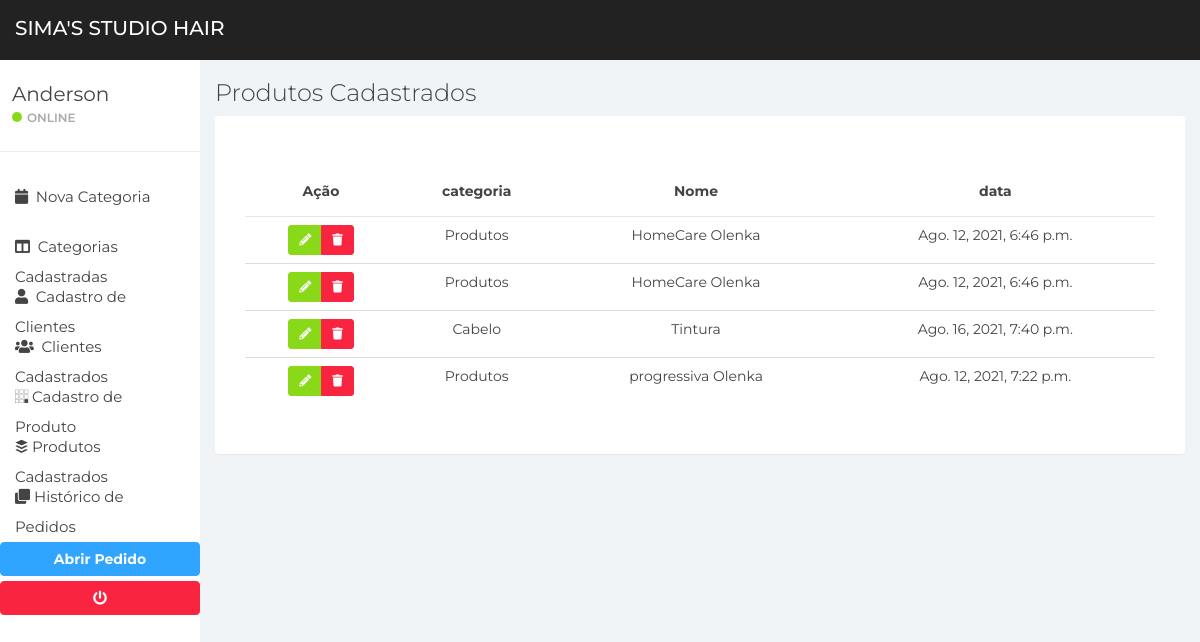
Page /item/list-produto/ on the committed database.
### apps/item/models.py (models this page shows, shortened)
class Item(models.Model):
    loja = models.ForeignKey(to=Store, on_delete=models.DO_NOTHING, blank=True, null=True)
    categoria = models.ForeignKey(to=Category, on_delete=models.DO_NOTHING)
    nome = models.CharField(max_length=200)
    descricao = models.TextField(max_length=200, blank=True, null=True)
    is_active = models.BooleanField(default=True)
    data = models.DateTimeField(auto_now_add=True)
    class Meta:
        verbose_name = 'Item'
        verbose_name_plural = 'Itens'

### apps/categoria/models.py (models this page shows)
class Category(models.Model):
    loja = models.ForeignKey(to=Store, on_delete=models.DO_NOTHING, null=True, blank=True)
    nome = models.CharField(max_length=200)
    descricao = models.CharField(max_length=300, blank=True, null=True)
    data = models.DateTimeField(auto_now_add=True)
    is_active = models.BooleanField(default=True)
    def __str__(self):
        return self.nome
    class Meta:
        verbose_name = 'Categoria'
        verbose_name_plural = 'Categorias'

### apps/item/views.py (the view)
# urls.py: path('list-produto/', views.list_item, name="list-produto"),
def list_item(request):
    page_title = 'Produtos Cadastrados'
    msg = None
    notification = None
    itens = None
    itens = models.Item.objects.filter(is_active=True).order_by('nome')
    if not itens:
        msg = "Nenhum Produto Cadastrado"
        notification = 'danger'
    context = {
        'page_title': page_title, 'notification': notification, 'msg': msg, 'itens': itens
    }
    return render(request, 'itens_cadastrados.html', context)

### apps/item/templates/itens_cadastrados.html (shortened to what this page needs)
{% extends 'base/base.html' %}
{% load static %}
{% block content %}
<div class="panel-body">
    <div class="table-responsive">
        <table class="table">
            <thead>
            <tr>
                <th class="text-center">Ação</th>
                <th class="text-center">categoria</th>
                <th class="text-center">Nome</th>
                <th class="text-center">data</th>
            </tr>
            </thead>
            <tbody>
            {% for u in itens %}
            <tr>
                <td align="center">
                    <div class="btn-group btn-group-sm shadow" role="group" aria-label="Basic example">
                        <a href="{% url 'item:edit-produto' u.pk %}" class="btn btn-success btn-sm shadow"><i class="fas fa-pencil-alt"></i></a>
                        <button class="btn btn-danger btn-trash shadow" value="{{u.pk}}"><i class="fas fa-trash"></i></button>
                    </div>
                </td>
                <td align="center">{{ u.categoria }}</td>
                <td align="center">{{ u.nome }}</td>
                <td align="center">{{ u.data }}</td>
            </tr>
            {% endfor %}
            </tbody>
        </table>
    </div>
</div>
{% endblock %}

### static/css/styles.css (style rules this page uses)
body { background: #f1f4f7; padding-top: 60px; font-size: 14px; color: #444444; font-family: "Montserrat", "Helvetica Neue", Helvetica, Arial, sans-serif; }
a, a:hover, a:focus { color: #30a5ff; }
.btn-success, .btn-success:hover, .btn-success:focus, .btn-success:active, .btn-success.active, .open > .dropdown-toggle.btn-success, .btn-success.disabled, .btn-success[disabled], fieldset[disabled] .btn-success, .btn-success.disabled:hover, .btn-success[disabled]:hover, fieldset[disabled] .btn-success:hover, .btn-success.disabled:focus, .btn-success[disabled]:focus, fieldset[disabled] .btn-success:focus, .btn-success.disabled:active, .btn-success[disabled]:active, fieldset[disabled] .btn-success:active, .btn-success.disabled.active, .btn-success[disabled].active, fieldset[disabled] .btn-success.active { background-color: #8ad919; border-color: #8ad919; }
.btn-danger, .btn-danger:hover, .btn-danger:focus, .btn-danger:active, .btn-danger.active, .open > .dropdown-toggle.btn-danger, .btn-danger.disabled, .btn-danger[disabled], fieldset[disabled] .btn-danger, .btn-danger.disabled:hover, .btn-danger[disabled]:hover, fieldset[disabled] .btn-danger:hover, .btn-danger.disabled:focus, .btn-danger[disabled]:focus, fieldset[disabled] .btn-danger:focus, .btn-danger.disabled:active, .btn-danger[disabled]:active, fieldset[disabled] .btn-danger:active, .btn-danger.disabled.active, .btn-danger[disabled].active, fieldset[disabled] .btn-danger.active { background-color: #f9243f; border-color: #f9243f; }
.table { background: #fff; }
.table > thead > tr > th { border-bottom: 1px solid #e6e7e8; vertical-align: middle; height: 50px; }

### rows in the picture
Item: {{ u.pk }} 2 (drawn), categoria "Produtos", nome "HomeCare Olenka", data "Ago. 12, 2021, 6:46 p.m."
Item: {{ u.pk }} 3 (drawn), categoria "Produtos", nome "HomeCare Olenka", data "Ago. 12, 2021, 6:46 p.m."
Item: {{ u.pk }} 6 (drawn), categoria "Cabelo", nome "Tintura", data "Ago. 16, 2021, 7:40 p.m."
Item: {{ u.pk }} 4 (drawn), categoria "Produtos", nome "progressiva Olenka", data "Ago. 12, 2021, 7:22 p.m."

### other values in the picture
{{ page_title }} "Produtos Cadastrados"
